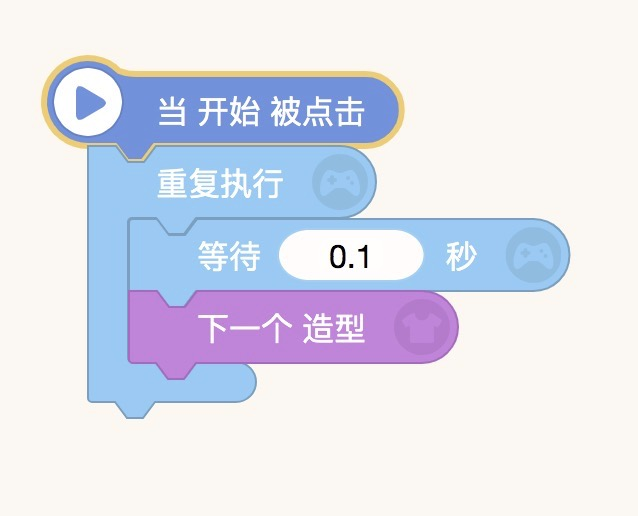
#> input picture msi/image/im1.png, 638 x 516 px; the run also reads 1 picture not shown here
$ python test.py   (older library calls are emulated)
#> lines starting #> are read from the running program, lines starting #| are printed output that depends on the picture
### msi/algorithm.py
from skimage.measure import compare_ssim
from scipy.misc import imread, imsave
import cv2
import numpy as np
from PIL import Image
from numpy import average, linalg, dot

class Algorithm:
    def __init__(self, im1_path, im2_path):
#> called with im1_path = 'image/im1.png', im2_path = 'image/im2.png'
        self.im1 = cv2.imread(im1_path)
#> self.im1 is the input picture: shape (516, 638, 3); mean B, G, R 237.3, 225.2, 222.4
        self.im2 = cv2.imread(im2_path)
        self.im1_path = im1_path
        self.im2_path = im2_path

    def use_ssim(self):
        im2 = np.resize(self.im2, (self.im1.shape[0], self.im1.shape[1], self.im1.shape[2]))
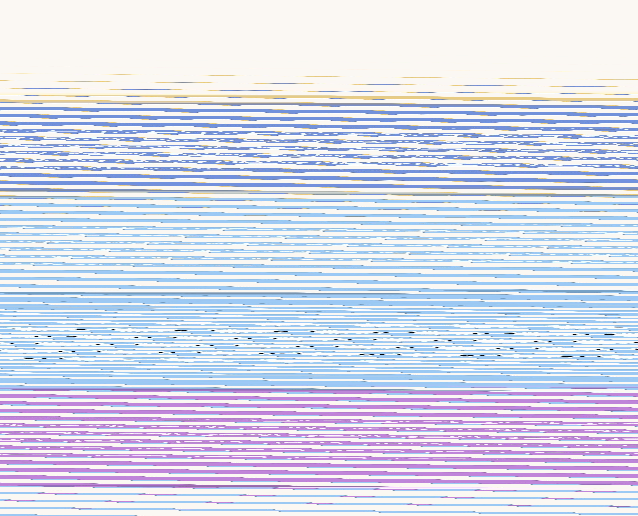
#> im2: shape (516, 638, 3); mean B, G, R 235.5, 218.1, 214.1
        ssim = compare_ssim(self.im1, im2, multichannel=True)
#> ssim = 0.251
        return ssim

    def use_ssim_gray(self):
        im2 = np.resize(self.im2, (self.im1.shape[0], self.im1.shape[1], self.im1.shape[2]))
        grayA = cv2.cvtColor(self.im1, cv2.COLOR_BGR2GRAY)
        grayB = cv2.cvtColor(im2, cv2.COLOR_BGR2GRAY)

        (score, diff) = compare_ssim(grayA, grayB, full=True)
        return score

    def get_thumbnail(self, image, greyscale=False):
        size = size=(self.im1.shape[1], self.im1.shape[0])
        image = image.resize(size, Image.ANTIALIAS)
        if greyscale:
            image = image.convert('L')
        return image

    def use_cosin(self):
        image1 = Image.open(self.im1_path)
        image2 = Image.open(self.im2_path)
        image1 = self.get_thumbnail(image1)
        image2 = self.get_thumbnail(image2)
        images = [image1, image2]
        vectors = []
        norms = []
        for image in images:
            vector = []
            for pixel_tuple in image.getdata():
                vector.append(average(pixel_tuple))
            vectors.append(vector)
            norms.append(linalg.norm(vector, 2))
        a, b = vectors
        a_norm, b_norm = norms
        res = dot(a / a_norm, b / b_norm)
        return res

    # [30 lines left out: function use_hist, not called in this run]


    def __aHash(self, img):

        img=cv2.resize(img,(8,8),interpolation=cv2.INTER_CUBIC)

        gray=cv2.cvtColor(img,cv2.COLOR_BGR2GRAY)

        s=0
        hash_str=''

        for i in range(8):
            for j in range(8):
                s=s+gray[i,j]

        avg=s/64

        for i in range(8):
            for j in range(8):
                if  gray[i,j]>avg:
                    hash_str=hash_str+'1'
                else:
                    hash_str=hash_str+'0'
        return hash_str

    def __compare_hash(self, func):
        h1 = func(self.im1)
        h2 = func(self.im2)
        return self.__hammingDist(h1, h2)

    def __hammingDist(self, s1, s2):
        assert len(s1) == len(s2)
        return sum([ch1 != ch2 for ch1, ch2 in zip(s1, s2)])


    def __dHash(self, img):

        img=cv2.resize(img,(9,8),interpolation=cv2.INTER_CUBIC)

        gray=cv2.cvtColor(img,cv2.COLOR_BGR2GRAY)
        hash_str=''

        for i in range(8):
            for j in range(8):
                if   gray[i,j]>gray[i,j+1]:
                    hash_str=hash_str+'1'
                else:
                    hash_str=hash_str+'0'
        return hash_str

    def __pHash(self, imgfile):

        img=cv2.imread(imgfile, 0)
        img=cv2.resize(img,(64,64),interpolation=cv2.INTER_CUBIC)


        h, w = img.shape[:2]
        vis0 = np.zeros((h,w), np.float32)
        vis0[:h,:w] = img


        vis1 = cv2.dct(cv2.dct(vis0))

        vis1.resize(32,32)

        img_list = vis1.flatten()


        avg = sum(img_list)*1./len(img_list)
        avg_list = ['0' if i<avg else '1' for i in img_list]


        return ''.join(['%x' % int(''.join(avg_list[x:x+4]),2) for x in range(0,32*32,4)])

    # [11 lines left out: function __cmpHash, not called in this run]

    def a_hash(self):
        return self.__compare_hash(self.__aHash)

    def d_hash(self):
        return self.__compare_hash(self.__dHash)

    def p_hash(self):
        h1= self.__pHash(self.im1_path)
        h2= self.__pHash(self.im2_path)
        t = 1 - self.__hammingDist(h1, h2)*1. / (32*32/4)
        return t


### msi/test.py
from algorithm import Algorithm

algorithm = Algorithm('image/im1.png', 'image/im2.png')
t = algorithm.use_ssim()
#> t = 0.251
t2 = algorithm.use_ssim_gray()
#> in use_ssim_gray, `grayA = cv2.cvtColor(self.im1, cv2.COLOR_BGR2GRAY)`:
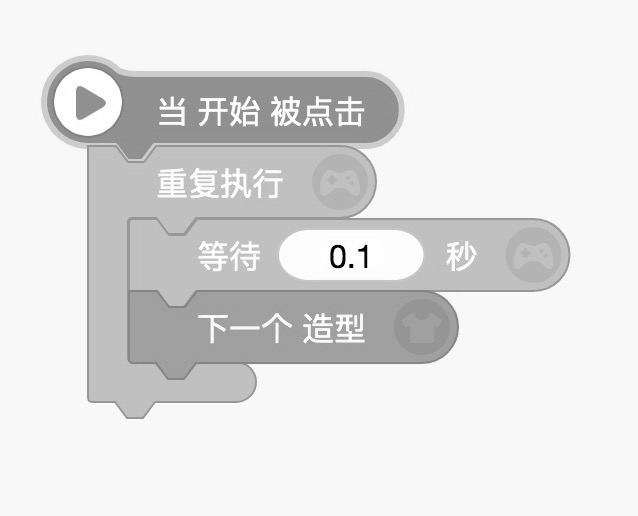
#> grayA: shape (516, 638); min 0, max 255, mean 225.5
#> in use_ssim_gray, `grayB = cv2.cvtColor(im2, cv2.COLOR_BGR2GRAY)`:
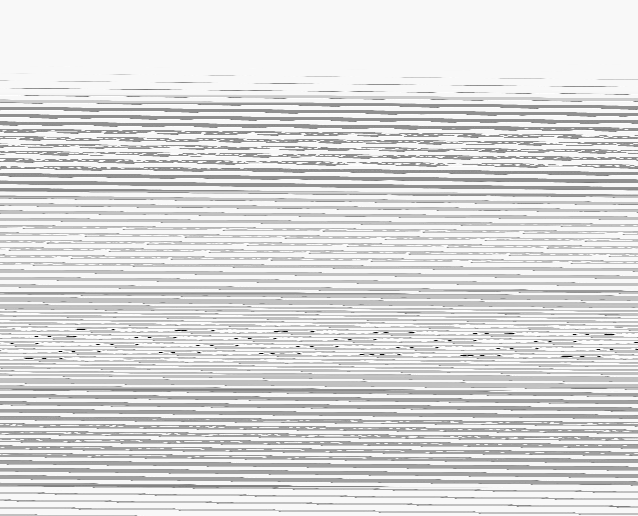
#> grayB: shape (516, 638); min 0, max 255, mean 218.7
#> in use_ssim_gray, `(score, diff) = compare_ssim(grayA, grayB, full=True)`:
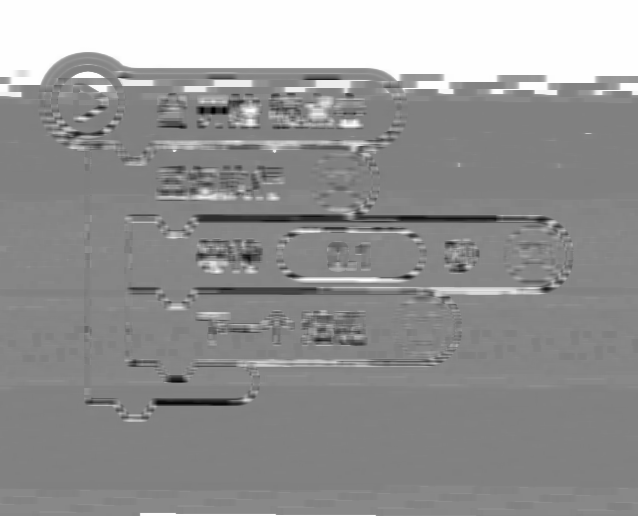
#> diff: shape (516, 638) float64; min -0.97, max 1, mean 0.186; drawn with min black and max white
#> in use_ssim_gray, `(score, diff) = compare_ssim(grayA, grayB, full=True)`: score = 0.18
#> t2 = 0.18
t3 = algorithm.use_cosin()
#> the loop in use_cosin, `for image in images:` made 2 passes
#> after the loop in use_cosin, `for image in images:`: norms = [132174.7, 132158.2]; vectors = 2 items
#> in use_cosin, `a, b = vectors`: a = 329208 items
#> in use_cosin, `a_norm, b_norm = norms`: a_norm = 132174.7; b_norm = 132158.2
#> in use_cosin, `res = dot(a / a_norm, b / b_norm)`: res = 1
#> t3 = 1
t4 = algorithm.a_hash()
#> after the loop in __aHash, `for i in range(8):`: s = 14063
#> in __aHash, `avg=s/64`: avg = 219.7
#> t4 = 0
t5 = algorithm.d_hash()
#> t5 = 2
t6 = algorithm.p_hash()
#> in __pHash, `img=cv2.resize(img,(64,64),interpolation=cv2.INTER_CUBIC)`:
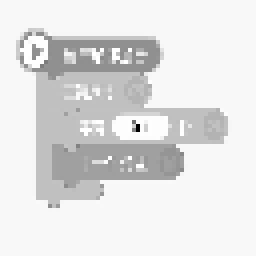
#> img: shape (64, 64) (shown 4 times larger); min 0, max 255, mean 226.2
#> in __pHash, `vis1 = cv2.dct(cv2.dct(vis0))`:
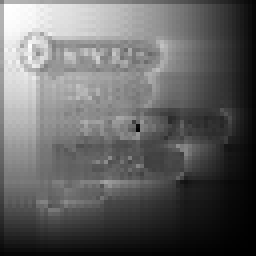
#> vis1: shape (64, 64) float32 (shown 4 times larger); min 0.248, max 492.3, mean 191.3; drawn with min black and max white
#> (the run stopped early here; a loop or call above may not have finished)
